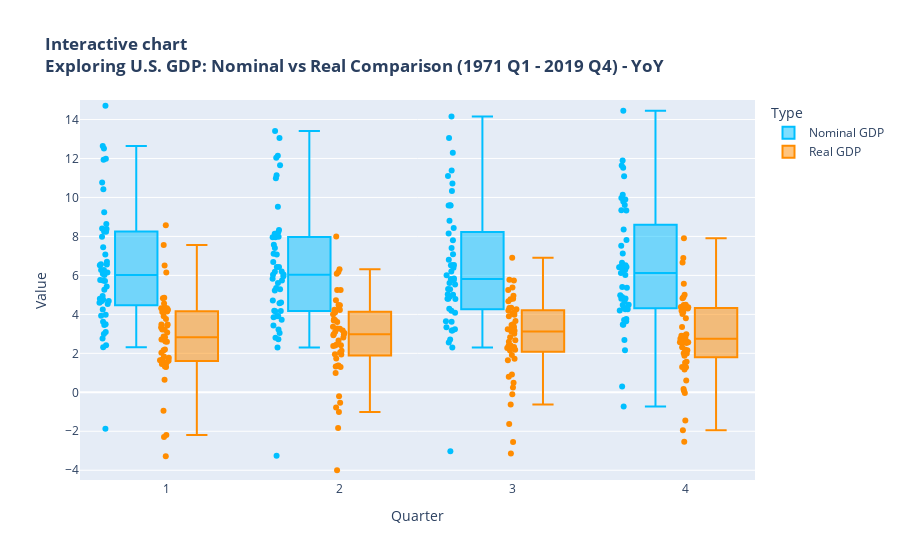

Source (notebook cell):
### Markdown cell above
Boxplot

### Code cell
import plotly.express as px

# Get df, date and rename columns
df_ploty = df_quarter_rate.copy()
df_ploty['DATE'] = pd.to_datetime(df_ploty['DATE'])
# It is necessary to rename just this 2 columns
# as we will use same var 'Variable' to plot on Y axis
# And this names will apper in the legend
df_ploty.rename(columns={'REAL_GDP_YoY': 'Real GDP', 'GDP_YoY': 'Nominal GDP'}, inplace=True)
# Add a quarter column
df_ploty['Quarter'] = df_ploty['DATE'].dt.quarter

# Create 2 sources of data, one per GDP type (2 boxes)
combined_data = pd.concat([
    df_ploty[['Quarter', 'Nominal GDP', 'GDP_YoY_YEAR_INFLUENCE', 'DATE']].rename(
        columns={'Nominal GDP': 'Value', 'GDP_YoY_YEAR_INFLUENCE': 'One-Year Growth Participation'}),
    df_ploty[['Quarter', 'Real GDP', 'REAL_GDP_YoY_YEAR_INFLUENCE', 'DATE']].rename(
        columns={'Real GDP': 'Value', 'REAL_GDP_YoY_YEAR_INFLUENCE': 'One-Year Growth Participation'})
        ])

# Column ('Type') indicates if it is GDP o REAL_GDP
combined_data['Type'] = ['Nominal GDP'] * len(df_ploty) + ['Real GDP'] * len(df_ploty)
combined_data['YEAR'] = combined_data['DATE'].dt.year
# 2 decimals places
combined_data['One-Year Growth Participation'] = combined_data['One-Year Growth Participation'].apply(lambda x: f'{x:.2f}%')
# As 'Value' is needed to axis Y and can't be a string, copy and add "%" for hover_data
combined_data['Value_Label'] = combined_data['Value'].apply(lambda x: f'{x:.2f}%')

fig = px.box(combined_data, x='Quarter', y='Value', color='Type', color_discrete_map={'Nominal GDP': 'deepskyblue', 'Real GDP': 'darkorange'},
             title='<b>Interactive chart</b><br><b>Exploring U.S. GDP: Nominal vs Real Comparison (1971 Q1 - 2019 Q4) - YoY</b>',
             labels={'YEAR': 'Year', 'Quarter': 'Quarter', 'Value_Label': 'Percent Change YoY'},
             category_orders={'Quarter': sorted(df_ploty['Quarter'].unique())},
             points='all',
             hover_data={'YEAR': ':d', 'Quarter': False, 'One-Year Growth Participation': True,
                         'Value_Label': True, 'Value': False, 'Type': False},
             range_y=[-4.5, 15], range_x=[0.5, 4.4])

fig.write_html('images/Quarterly_Dynamics_YoY.html')
fig.show()

### Figure 1 — Plotly figure (JSON) as saved in the notebook; plotly's stock layout.template omitted (floating-point values rounded to 4 significant figures; data arrays with more than 128 entries replaced by an {"elided": "..."} marker saying what was removed)
{"data": [{"alignmentgroup": "True", "boxpoints": "all", "customdata": {"elided": "196x4 mixed values"}, "hovertemplate": "Year=%{customdata[0]:d}<br>One-Year Growth Participation=%{customdata[1]}<br>Percent Change YoY=%{customdata[2]}<extra></extra>", "legendgroup": "Nominal GDP", "marker": {"color": "deepskyblue"}, "name": "Nominal GDP", "notched": false, "offsetgroup": "Nominal GDP", "orientation": "v", "showlegend": true, "type": "box", "x": {"elided": "196 int values"}, "x0": " ", "xaxis": "x", "y": {"elided": "196 float values"}, "y0": " ", "yaxis": "y"}, {"alignmentgroup": "True", "boxpoints": "all", "customdata": {"elided": "196x4 mixed values"}, "hovertemplate": "Year=%{customdata[0]:d}<br>One-Year Growth Participation=%{customdata[1]}<br>Percent Change YoY=%{customdata[2]}<extra></extra>", "legendgroup": "Real GDP", "marker": {"color": "darkorange"}, "name": "Real GDP", "notched": false, "offsetgroup": "Real GDP", "orientation": "v", "showlegend": true, "type": "box", "x": {"elided": "196 int values"}, "x0": " ", "xaxis": "x", "y": {"elided": "196 float values"}, "y0": " ", "yaxis": "y"}], "layout": {"boxmode": "group", "legend": {"title": {"text": "Type"}, "tracegroupgap": 0}, "title": {"text": "<b>Interactive chart</b><br><b>Exploring U.S. GDP: Nominal vs Real Comparison (1971 Q1 - 2019 Q4) - YoY</b>"}, "xaxis": {"anchor": "y", "categoryarray": [1, 2, 3, 4], "categoryorder": "array", "domain": [0, 1], "range": [0.5, 4.4], "title": {"text": "Quarter"}}, "yaxis": {"anchor": "x", "domain": [0, 1], "range": [-4.5, 15], "title": {"text": "Value"}}}}
